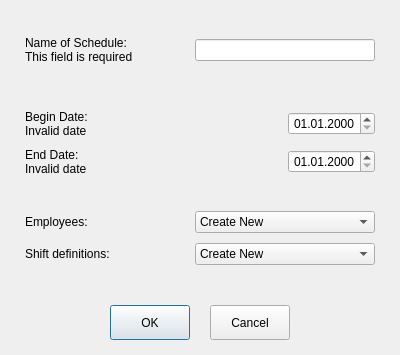
<?xml version="1.0" encoding="UTF-8"?>
<ui version="4.0">
 <class>CreateScheduleDialog</class>
 <widget class="QDialog" name="CreateScheduleDialog">
  <property name="geometry">
   <rect>
    <x>0</x>
    <y>0</y>
    <width>400</width>
    <height>355</height>
   </rect>
  </property>
  <property name="minimumSize">
   <size>
    <width>400</width>
    <height>355</height>
   </size>
  </property>
  <property name="maximumSize">
   <size>
    <width>400</width>
    <height>355</height>
   </size>
  </property>
  <property name="windowTitle">
   <string>Dialog</string>
  </property>
  <layout class="QVBoxLayout" name="verticalLayout_4">
   <property name="spacing">
    <number>15</number>
   </property>
   <property name="leftMargin">
    <number>15</number>
   </property>
   <property name="topMargin">
    <number>15</number>
   </property>
   <property name="rightMargin">
    <number>15</number>
   </property>
   <property name="bottomMargin">
    <number>15</number>
   </property>
   <item>
    <widget class="QWidget" name="nameContainer" native="true">
     <layout class="QVBoxLayout" name="verticalLayout_7">
      <property name="spacing">
       <number>10</number>
      </property>
      <property name="leftMargin">
       <number>10</number>
      </property>
      <property name="topMargin">
       <number>10</number>
      </property>
      <property name="rightMargin">
       <number>10</number>
      </property>
      <property name="bottomMargin">
       <number>10</number>
      </property>
      <item>
       <layout class="QHBoxLayout" name="horizontalLayout">
        <property name="spacing">
         <number>0</number>
        </property>
        <item>
         <layout class="QVBoxLayout" name="verticalLayout">
          <property name="spacing">
           <number>0</number>
          </property>
          <item>
           <widget class="QLabel" name="scheduleNameLabel">
            <property name="minimumSize">
             <size>
              <width>0</width>
              <height>0</height>
             </size>
            </property>
            <property name="styleSheet">
             <string notr="true"/>
            </property>
            <property name="text">
             <string>Name of Schedule:</string>
            </property>
           </widget>
          </item>
          <item>
           <widget class="QLabel" name="scheduleNameErrorLabel">
            <property name="minimumSize">
             <size>
              <width>0</width>
              <height>0</height>
             </size>
            </property>
            <property name="text">
             <string>This field is required</string>
            </property>
            <property name="alignment">
             <set>Qt::AlignmentFlag::AlignLeading|Qt::AlignmentFlag::AlignLeft|Qt::AlignmentFlag::AlignVCenter</set>
            </property>
           </widget>
          </item>
         </layout>
        </item>
        <item>
         <spacer name="horizontalSpacer_18">
          <property name="orientation">
           <enum>Qt::Orientation::Horizontal</enum>
          </property>
          <property name="sizeHint" stdset="0">
           <size>
            <width>196</width>
            <height>17</height>
           </size>
          </property>
         </spacer>
        </item>
        <item>
         <widget class="QLineEdit" name="scheduleNameEdit">
          <property name="minimumSize">
           <size>
            <width>180</width>
            <height>0</height>
           </size>
          </property>
          <property name="maximumSize">
           <size>
            <width>180</width>
            <height>16777215</height>
           </size>
          </property>
          <property name="text">
           <string/>
          </property>
         </widget>
        </item>
       </layout>
      </item>
     </layout>
    </widget>
   </item>
   <item>
    <widget class="QWidget" name="datesContainer" native="true">
     <layout class="QVBoxLayout" name="verticalLayout_6">
      <property name="spacing">
       <number>10</number>
      </property>
      <property name="leftMargin">
       <number>10</number>
      </property>
      <property name="topMargin">
       <number>10</number>
      </property>
      <property name="rightMargin">
       <number>10</number>
      </property>
      <property name="bottomMargin">
       <number>10</number>
      </property>
      <item>
       <layout class="QHBoxLayout" name="horizontalLayout_2">
        <property name="spacing">
         <number>0</number>
        </property>
        <item>
         <layout class="QVBoxLayout" name="verticalLayout_2">
          <property name="spacing">
           <number>0</number>
          </property>
          <item>
           <widget class="QLabel" name="beginDateLabel">
            <property name="minimumSize">
             <size>
              <width>0</width>
              <height>0</height>
             </size>
            </property>
            <property name="text">
             <string>Begin Date:</string>
            </property>
           </widget>
          </item>
          <item>
           <widget class="QLabel" name="beginDateErrorLabel">
            <property name="minimumSize">
             <size>
              <width>0</width>
              <height>0</height>
             </size>
            </property>
            <property name="text">
             <string>Invalid date</string>
            </property>
            <property name="alignment">
             <set>Qt::AlignmentFlag::AlignLeading|Qt::AlignmentFlag::AlignLeft|Qt::AlignmentFlag::AlignVCenter</set>
            </property>
            <property name="wordWrap">
             <bool>true</bool>
            </property>
           </widget>
          </item>
         </layout>
        </item>
        <item>
         <spacer name="horizontalSpacer_5">
          <property name="orientation">
           <enum>Qt::Orientation::Horizontal</enum>
          </property>
          <property name="sizeHint" stdset="0">
           <size>
            <width>40</width>
            <height>20</height>
           </size>
          </property>
         </spacer>
        </item>
        <item>
         <widget class="QDateEdit" name="beginDateEdit">
          <property name="layoutDirection">
           <enum>Qt::LayoutDirection::LeftToRight</enum>
          </property>
          <property name="alignment">
           <set>Qt::AlignmentFlag::AlignCenter</set>
          </property>
          <property name="displayFormat">
           <string>dd.MM.yyyy</string>
          </property>
         </widget>
        </item>
       </layout>
      </item>
      <item>
       <layout class="QHBoxLayout" name="horizontalLayout_3">
        <property name="spacing">
         <number>0</number>
        </property>
        <item>
         <layout class="QVBoxLayout" name="verticalLayout_3">
          <property name="spacing">
           <number>0</number>
          </property>
          <item>
           <widget class="QLabel" name="endDateLabel">
            <property name="minimumSize">
             <size>
              <width>0</width>
              <height>0</height>
             </size>
            </property>
            <property name="text">
             <string>End Date:</string>
            </property>
           </widget>
          </item>
          <item>
           <widget class="QLabel" name="endDateErrorLabel">
            <property name="minimumSize">
             <size>
              <width>0</width>
              <height>0</height>
             </size>
            </property>
            <property name="text">
             <string>Invalid date</string>
            </property>
            <property name="alignment">
             <set>Qt::AlignmentFlag::AlignLeading|Qt::AlignmentFlag::AlignLeft|Qt::AlignmentFlag::AlignVCenter</set>
            </property>
            <property name="wordWrap">
             <bool>true</bool>
            </property>
           </widget>
          </item>
         </layout>
        </item>
        <item>
         <spacer name="horizontalSpacer_4">
          <property name="orientation">
           <enum>Qt::Orientation::Horizontal</enum>
          </property>
          <property name="sizeHint" stdset="0">
           <size>
            <width>40</width>
            <height>20</height>
           </size>
          </property>
         </spacer>
        </item>
        <item>
         <widget class="QDateEdit" name="endDateEdit">
          <property name="alignment">
           <set>Qt::AlignmentFlag::AlignCenter</set>
          </property>
          <property name="displayFormat">
           <string>dd.MM.yyyy</string>
          </property>
         </widget>
        </item>
       </layout>
      </item>
     </layout>
    </widget>
   </item>
   <item>
    <widget class="QWidget" name="definitionsContainer" native="true">
     <layout class="QVBoxLayout" name="verticalLayout_5">
      <property name="spacing">
       <number>10</number>
      </property>
      <property name="leftMargin">
       <number>10</number>
      </property>
      <property name="topMargin">
       <number>10</number>
      </property>
      <property name="rightMargin">
       <number>10</number>
      </property>
      <property name="bottomMargin">
       <number>10</number>
      </property>
      <item>
       <layout class="QHBoxLayout" name="employeesLayout">
        <property name="spacing">
         <number>0</number>
        </property>
        <item>
         <widget class="QLabel" name="employeesLabel">
          <property name="text">
           <string>Employees:</string>
          </property>
         </widget>
        </item>
        <item>
         <spacer name="horizontalSpacer_6">
          <property name="orientation">
           <enum>Qt::Orientation::Horizontal</enum>
          </property>
          <property name="sizeHint" stdset="0">
           <size>
            <width>40</width>
            <height>20</height>
           </size>
          </property>
         </spacer>
        </item>
        <item>
         <widget class="QComboBox" name="employeesCombo">
          <property name="minimumSize">
           <size>
            <width>180</width>
            <height>0</height>
           </size>
          </property>
          <property name="maximumSize">
           <size>
            <width>180</width>
            <height>16777215</height>
           </size>
          </property>
          <item>
           <property name="text">
            <string>Create New</string>
           </property>
          </item>
         </widget>
        </item>
       </layout>
      </item>
      <item>
       <layout class="QHBoxLayout" name="scheduleEntriesLayout">
        <property name="spacing">
         <number>0</number>
        </property>
        <item>
         <widget class="QLabel" name="scheduleEntriesLabel">
          <property name="text">
           <string>Shift definitions:</string>
          </property>
         </widget>
        </item>
        <item>
         <spacer name="horizontalSpacer_7">
          <property name="orientation">
           <enum>Qt::Orientation::Horizontal</enum>
          </property>
          <property name="sizeHint" stdset="0">
           <size>
            <width>40</width>
            <height>20</height>
           </size>
          </property>
         </spacer>
        </item>
        <item>
         <widget class="QComboBox" name="scheduleEntriesCombo">
          <property name="minimumSize">
           <size>
            <width>180</width>
            <height>0</height>
           </size>
          </property>
          <property name="maximumSize">
           <size>
            <width>180</width>
            <height>16777215</height>
           </size>
          </property>
          <item>
           <property name="text">
            <string>Create New</string>
           </property>
          </item>
         </widget>
        </item>
       </layout>
      </item>
     </layout>
    </widget>
   </item>
   <item>
    <layout class="QHBoxLayout" name="buttonsContainer">
     <property name="spacing">
      <number>20</number>
     </property>
     <property name="topMargin">
      <number>15</number>
     </property>
     <item>
      <spacer name="horizontalSpacer_13">
       <property name="orientation">
        <enum>Qt::Orientation::Horizontal</enum>
       </property>
       <property name="sizeHint" stdset="0">
        <size>
         <width>40</width>
         <height>20</height>
        </size>
       </property>
      </spacer>
     </item>
     <item>
      <widget class="QPushButton" name="okButton">
       <property name="minimumSize">
        <size>
         <width>0</width>
         <height>0</height>
        </size>
       </property>
       <property name="maximumSize">
        <size>
         <width>120</width>
         <height>35</height>
        </size>
       </property>
       <property name="text">
        <string>OK</string>
       </property>
      </widget>
     </item>
     <item>
      <widget class="QPushButton" name="cancelButton">
       <property name="minimumSize">
        <size>
         <width>0</width>
         <height>0</height>
        </size>
       </property>
       <property name="maximumSize">
        <size>
         <width>120</width>
         <height>35</height>
        </size>
       </property>
       <property name="text">
        <string>Cancel</string>
       </property>
      </widget>
     </item>
     <item>
      <spacer name="horizontalSpacer_14">
       <property name="orientation">
        <enum>Qt::Orientation::Horizontal</enum>
       </property>
       <property name="sizeHint" stdset="0">
        <size>
         <width>40</width>
         <height>20</height>
        </size>
       </property>
      </spacer>
     </item>
    </layout>
   </item>
  </layout>
 </widget>
 <resources/>
 <connections/>
</ui>
